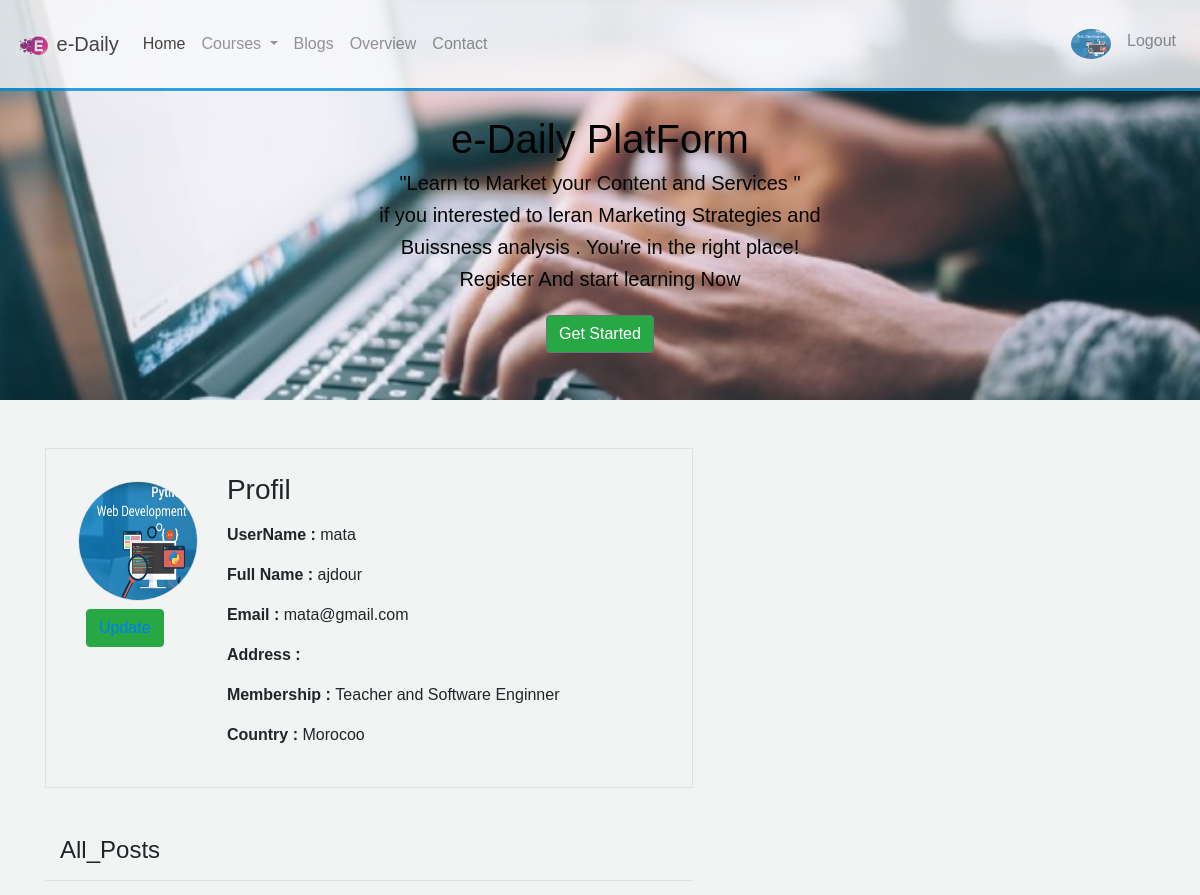
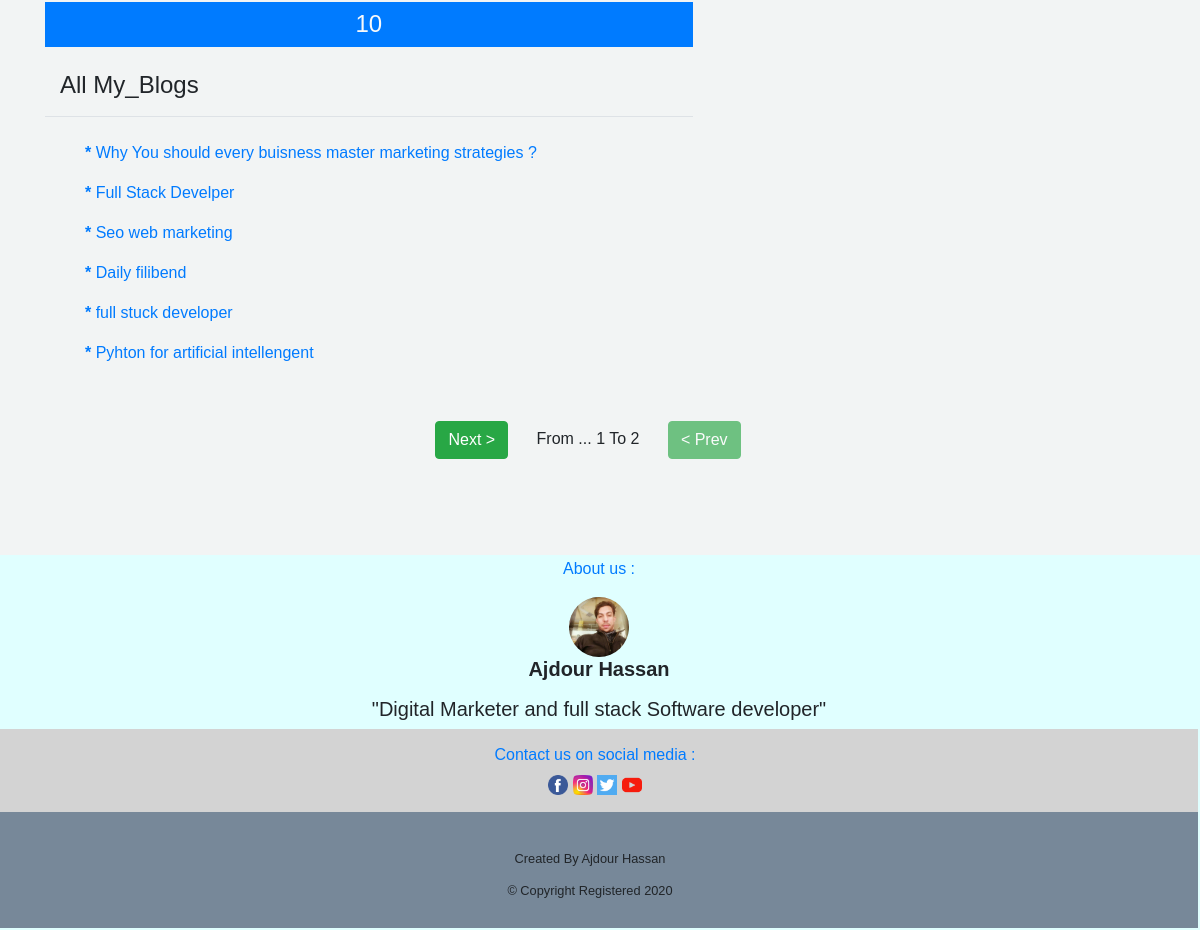
Page /profile/ (signed in) on the committed database (2 pictures, top to bottom).
### user/models.py (models this page shows, shortened)
class Profile(models.Model):
    image = models.ImageField(default='pic.jpg', upload_to='profile_pics' )
    user = models.OneToOneField(User, on_delete=models.CASCADE , default='' ,primary_key=True)

### myblog/models.py (models this page shows, shortened)
class post(models.Model):
    title = models.CharField(max_length=100)
    sub_title = models.CharField(max_length=60, default='0000000')
    content = models.TextField()
    image = models.ImageField(default='default.jpg', upload_to='profile_pics')
    post_date= models.DateTimeField(default=timezone.now)
    post_update=models.DateTimeField(auto_now=True)
    author = models.ForeignKey(User , on_delete=models.CASCADE)
    class Meta():
        ordering = ('-post_date',)

### user/views.py (the view)
@login_required (login_url='login')
def profile (request):
    posts = post.objects.filter(author=request.user)
    post_list = post.objects.filter(author=request.user)
    paginator = Paginator(post_list, 6)
    page = request.GET.get('page')
    try :
        post_list = paginator.page(page)
    except PageNotAnInteger :
        post_list = paginator.page(1)
    except EmptyPage :
        post_list = paginator.page(paginator.num_page)
    context = {
        'title' : 'profile',
        'posts' : posts,
        'page'  : page,
        'post_list' : post_list,
    }
    return render(request, 'profile.htm', context)

### user/templates/profile.htm (shortened to what this page needs)
{% extends 'base.htm' %}
{% block content %}
<br>
<br>
<div class="container">
<div class="border p-4 mb-5 col-7">
    <div class="row">
    <div class="col-md-3">
    <img src="{{user.profile.image.url}}" alt="{{user.username}}" class="img-fluid rounded-circle border m-2" style="width: 120px; height:120px; ">
    <button type="submit" class="btn btn-success ml-3 font-weight-normal"> <a href="{% url 'profile_update' %}" >  Update </a> </button>
        </div>
        <div class="col-md-9">
            <h3 class="mb-3"> Profil </h3>
            <p class="font-weight-bold"> UserName : <span class="font-weight-normal" > {{user.username}} </span></p>
            <p class="font-weight-bold"> Full Name : <span class="font-weight-normal"> {{user.first_name}}  {{user.second_name}} </span></p>
            <p class="font-weight-bold"> Email : <span class="font-weight-normal"> {{user.email}} </span></p>
            <p class="font-weight-bold"> Address : </p>
            <p class="font-weight-bold"> Membership : <span class="font-weight-normal"> Teacher and Software Enginner</span></p>
            <p class="font-weight-bold"> Country : <span class="font-weight-normal"> Morocoo </span></p>
        </div>
    </div>
</div>
</div>
<div class="container">
<div class="row">
<div class="col-md">
    <h4 class="border-bottom pb-3 mb-3 col-7 color-black"> All_Posts </h4>
    <h4 class="bg-primary text-light text-center p-2 col-7"> {{posts.count}} </h4>
    <h4 class="border-bottom pb-3 mb-4 mt-4 col-7"> All My_Blogs </h4>
    {% for post in post_list %}
    <ul class="pr-2">
    <a href="{% url 'detail' post.id %}"  class="font-weight-bold text-blue"> *
    <span class="font-weight-normal"> {{post.title}} </span></a>
    </ul>
     {% empty %}
     <a class="text-center mb-4"></a>
    {% endfor %}
    {% include 'pagination.htm' with page=post_list %}
</div>
</div>
</div>
{% endblock content %}

### myblog/templates/base.htm (shortened to what this page needs)
{% load static %}
{% load post_tag %}
<!DOCTYPE html>
<html lang="ar">
<head>
     <link rel="stylesheet" type="text/css" href="{% static 'css\bootstrap.min.css' %}" >
     <link rel="stylesheet" type="text/css" href="{% static 'css\home.css' %}" >
</head>
<body>
<section class="image">
     <header>
      <nav class="navbar  navbar-expand-sm   navbar-light text-color-blue  bg-light" id="nav">
        <a class= "navbar-brand" href="{% url 'home' %}"> <img src="{% static 'images\logo.jpg' %}" alt="" width="35px">  e-Daily </a>
        <div class="collapse navbar-collapse" id="navbarSupportedContent">
          <ul class="navbar-nav mr-auto ">
            <li class="nav-item active">
              <a class="nav-link" href="{% url 'home' %}"> Home <span class="sr-only">(current)</span></a>
            <li class="nav-item dropdown">
              <a class="nav-link dropdown-toggle" href="" id="navbarDropdown" role="button" data-toggle="dropdown" aria-haspopup="true" aria-expanded="false">
              Courses
              </a>
              <li class="nav-item">
                <a class="nav-link" href=""> Blogs </a>
              </li>
              <li class="nav-item">
                <a class="nav-link" href="contact"> Overview  </a>
              </li>
              <li class="nav-item">
                <a class="nav-link" href="contact"> Contact </a>
              </li>
            </li>
          </ul>
          <br>
          <br>
          <br>
          {% if user.is_authenticated %}
          <ul class="navbar-nav">
            <li class="nav-item"><a class="nav-link" href="{% url 'profile' %}">
            <img class="img-fluid rounded-circle" src="{{user.profile.image.url}}"  alt="" width="40px"></a></li>
            <li class="nav-item"><a class="nav-link" href="{% url 'logout' %}">  Logout </a>
            </li>
          </ul>
          {% else %}
          <ul class="navbar-nav">
            <li class="nav-i tem"><a class="nav-link" href="{% url 'register' %}"> Register </a></li>
            <li class="nav-item"><a class="nav-link" href="{% url 'login' %}">  Login </a></li>
          </ul>
          {% endif %}
        </div>
      </nav>
    </header>
   <header class="title mt-4">
      <h1>  e-Daily PlatForm </h1>
      <h5>  "Learn to Market your Content and Services "  <h4>
       <h5> if you interested to leran  Marketing Strategies and </h5>
       <h5> Buissness analysis . You're in the right place! </h5>
        <h5> Register And start learning Now </h5>
      <div class="text-center mt-4">
          <a class="btn  btn-secondary btn-active bg-success" href="#"> Get Started </a>
      </div>
    </header>
</section>
      <div>
          {% block content %}
          {% endblock content %}
      </div>
<br>
<br>
<br>
<br>
  <div class="first">
       <p class="rgb(100, 100, 207)"> <a href="#">  About us : </a> </p>
       <img class="img-fluid rounded-circle" src="{% static 'images\hassan.jpg' %}" alt="image" width="60px">
       <div class="container">
      <h5> <p class="font-weight-bolder">  Ajdour Hassan </p> </h4>
      <h5> <div class="font-weight-normal mt-2"> "Digital Marketer and full stack Software developer"</div></h5>
  </div>
  <div class="second" >
     <div class="m-2">
       <h6 style="color: black;"> <a href="contact"> Contact us on social media : </a> </h6>
       <a  href=""><img src="{% static 'images\facebook.png' %}"  width="20px"> </a>
       <a  href=""><img src="{% static 'images\instagram.png' %}"  width="20px"> </a>
        <a  href="https://web.facebook.com/E-Gatway-102586091298989/"><img src="{% static 'images\twitter.png' %}"  width="20px"> </a>
        <a  href="https://www.youtube.com/channel/UCRw2k2c8YbyXCA8JkXU-yGg?view_as=subscriber"><img src="{% static 'images\youtube.png' %}"  width="20px">  </a>
       </div>
      </div>
    <footer class="third">
     <div class="m-2 color-secondary ">
    <div class="mt-3">  <small> Created  By Ajdour Hassan </small> </div>
    <div class="mt-2"> <small>&copy Copyright Registered 2020 </small> </div>
    </div>
    </footer>
</body>
</html>

### myblog/static/css/home.css (style rules this page uses)
.navbar { border-bottom : 3px solid #008ed6 ; opacity: 0.8; color: #008ed6; }
body { background-color : #f2f4f4 ; font-family: 'Franklin Gothic Medium', 'Arial Narrow', Arial, sans-serif; }
html,body { direction: ltr ; text-align: left ; }
.image { background-image: url('profile.jpg') ; background-size: cover; background-position: center center; height: 400px ; }
.title { text-align: center; color: rgb(5, 4, 4); font-size: medium; font-style: normal; }
.first { background-color: lightcyan; text-align: center ; padding : 2px 2px 2px 0 ; }
.second { background-color: lightgray; text-align: center ; padding : 8px 8px 8px 0 ; }
.third { background-color: lightslategray; text-align: center ; padding : 18px 18px 18px 0 ; }

### rows in the picture
post: title "Why You should every buisness master marketing strategies ?"
post: title "Full Stack Develper"
post: title "Seo web marketing"
post: title "Daily filibend"
post: title "full stuck developer"
post: title "Pyhton for artificial intellengent"

### other values in the picture
{{ user.username }} "mata"
{{ user.first_name }} "ajdour"
{{ user.email }} "mata@gmail.com"
{{ posts.count }} "10"
{{ page.number }} "1"
{{ page.paginator.num_pages }} "2"
